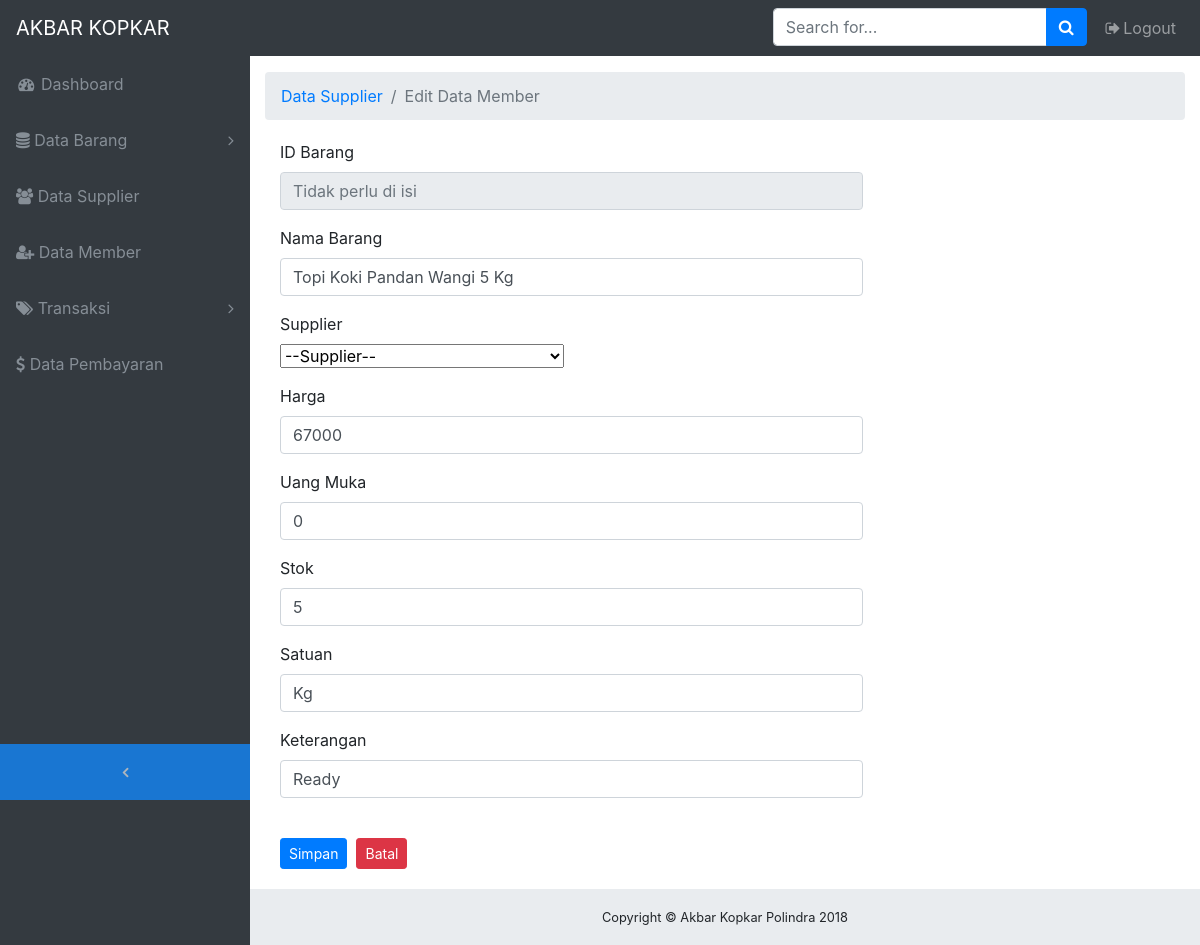
The page /on-admin/edit-barang-sembako.php?hal=edit&kd=2 (signed in) on the database its author committed.
### tables this page shows
CREATE TABLE `barang_sembako` (
  `id_barang` int(11) NOT NULL,
  `nama_barang` varchar(50) NOT NULL,
  `supplier` varchar(50) NOT NULL,
  `harga` int(15) NOT NULL,
  `uang_muka` int(15) NOT NULL,
  `stok` int(5) NOT NULL,
  `satuan` varchar(15) NOT NULL,
  `keterangan` varchar(15) NOT NULL,
  `tgl_masuk` date NOT NULL
);

### on-admin/edit-barang-sembako.php (the view, shortened to what this page needs)
<!DOCTYPE html>
<html lang="en">
<head>
  <link href="vendor/bootstrap/css/bootstrap.min.css" rel="stylesheet">
  <link href="vendor/font-awesome/css/font-awesome.min.css" rel="stylesheet" type="text/css">
  <link href="vendor/datatables/dataTables.bootstrap4.css" rel="stylesheet">
  <link href="css/sb-admin.css" rel="stylesheet">
</head>
<body class="fixed-nav sticky-footer bg-dark" id="page-top">
  <nav class="navbar navbar-expand-lg navbar-dark bg-dark fixed-top" id="mainNav">
    <a class="navbar-brand" href="index.php">AKBAR KOPKAR</a>
    <div class="collapse navbar-collapse" id="navbarResponsive">
      <ul class="navbar-nav navbar-sidenav" id="exampleAccordion">
        <li class="nav-item" data-toggle="tooltip" data-placement="right" title="Dashboard">
          <a class="nav-link" href="index.php">
            <i class="fa fa-fw fa-dashboard"></i>
            <span class="nav-link-text">Dashboard</span>
          </a>
        </li>
        <li class="nav-item" data-toggle="tooltip" data-placement="right" title="Components">
          <a class="nav-link nav-link-collapse collapsed" data-toggle="collapse" href="#collapseComponents" data-parent="#exampleAccordion">
            <i class="fa fa-database"></i>
            <span class="nav-link-text">Data Barang</span>
          </a>
        </li>
        <li class="nav-item" data-toggle="tooltip" data-placement="right" title="Tables">
          <a class="nav-link" href="supplier.php">
            <i class="fa fa-users"></i>
            <span class="nav-link-text">Data Supplier</span>
          </a>
        </li>
        <li class="nav-item" data-toggle="tooltip" data-placement="right" title="Tables">
          <a class="nav-link" href="member.php">
            <i class="fa fa-user-plus"></i>
            <span class="nav-link-text">Data Member</span>
          </a>
        </li>
        <li class="nav-item" data-toggle="tooltip" data-placement="right" title="Example Pages">
          <a class="nav-link nav-link-collapse collapsed" data-toggle="collapse" href="#collapseExamplePages" data-parent="#exampleAccordion">
            <i class="fa fa-tags"></i>
            <span class="nav-link-text">Transaksi</span>
          </a>
        </li>
        <li class="nav-item" data-toggle="tooltip" data-placement="right" title="Tables">
          <a class="nav-link" href="pembayaran.php">
            <i class="fa fa-dollar"></i>
            <span class="nav-link-text">Data Pembayaran</span>
          </a>
        </li>
      </ul>
      <ul class="navbar-nav sidenav-toggler">
        <li class="nav-item">
          <a class="nav-link text-center" id="sidenavToggler">
            <i class="fa fa-fw fa-angle-left"></i>
          </a>
        </li>
      </ul>
      <ul class="navbar-nav ml-auto">
        <li class="nav-item">
          <form class="form-inline my-2 my-lg-0 mr-lg-2">
            <div class="input-group">
              <input class="form-control" type="text" placeholder="Search for...">
              <span class="input-group-append">
                <button class="btn btn-primary" type="button">
                  <i class="fa fa-search"></i>
                </button>
              </span>
            </div>
          </form>
        </li>
        <li class="nav-item">
          <a class="nav-link" data-toggle="modal" data-target="#exampleModal">
            <i class="fa fa-fw fa-sign-out"></i>Logout</a>
        </li>
      </ul>
    </div>
  </nav>
  <div class="content-wrapper">
    <div class="container-fluid">
      <ol class="breadcrumb">
        <li class="breadcrumb-item">
          <a href="#">Data Supplier</a>
        </li>
        <li class="breadcrumb-item active">Edit Data Member</li>
      </ol>
    <section class="content">
                    <div class="panel">
                    <?php
                    $query = mysqli_query($con,"SELECT * FROM barang_sembako WHERE id_barang='$_GET[kd]'");
                    $data  = mysqli_fetch_array($query);
                    ?>
                      <div class="panel-body">
                      <form class="form-horizontal style-form" style="margin-top: 20px;" action="update-barang-sembako.php" method="post" enctype="multipart/form-data" name="form1" id="form1">
                          <div class="form-group">
                              <label class="col-sm-2 col-sm-2 control-label">ID Barang</label>
                              <div class="col-sm-8">
                                  <input name="id_barang" type="text" id="id_barang" class="form-control" placeholder="Tidak perlu di isi" autofocus="on" readonly="readonly" />
                              </div>
                          </div>
                          <div class="form-group">
                              <label class="col-sm-2 col-sm-2 control-label">Nama Barang</label>
                              <div class="col-sm-8">
                                  <input name="nama_barang" type="text" id="nama_barang" class="form-control" placeholder="Nama Barang" value="<?php echo $data['nama_barang']; ?>" required />
                              </div>
                          </div>
                          <div class="form-group">
                              <label class="col-sm-2 col-sm-2 control-label">Supplier</label>
                              <div class="col-md-8">
                              <?php
                                  echo '<select name="supplier" id="supplier">';
                                  echo '<option>--Supplier--</option>';
                                  echo '</select>';
                              ?>
                              </div>
                              </div>
                          <div class="form-group">
                              <label class="col-sm-2 col-sm-2 control-label">Harga</label>
                              <div class="col-sm-8">
                                  <input name="harga" class="form-control" id="harga" type="text" placeholder="Harga" value="<?php echo $data['harga']; ?>" required />
                              </div>
                          </div>
                          <div class="form-group">
                              <label class="col-sm-2 col-sm-2 control-label">Uang Muka</label>
                              <div class="col-sm-8">
                                  <input name="uang_muka" class="form-control" id="uang_muka" type="text" placeholder="Uang Muka" value="<?php echo $data['uang_muka']; ?>" required />
                              </div>
                          </div>
                          <div class="form-group">
                              <label class="col-sm-2 col-sm-2 control-label">Stok</label>
                              <div class="col-sm-8">
                                  <input name="stok" class="form-control" id="stok" type="text" placeholder="Stok" value="<?php echo $data['stok']; ?>" required />
                              </div>
                          </div>
                          <div class="form-group">
                              <label class="col-sm-2 col-sm-2 control-label">Satuan</label>
                              <div class="col-sm-8">
                                  <input name="satuan" class="form-control" id="satuan" type="text" placeholder="Satuan" value="<?php echo $data['satuan']; ?>" required />
                              </div>
                          </div>
                          <div class="form-group">
                              <label class="col-sm-2 col-sm-2 control-label">Keterangan</label>
                              <div class="col-sm-8">
                                  <input name="keterangan" class="form-control" id="keterangan" type="text" placeholder="Satuan" value="<?php echo $data['keterangan']; ?>" required />
                              </div>
                          </div>
                          <div class="form-group" style="margin-bottom: 20px;">
                              <label class="col-sm-2 col-sm-2 control-label"></label>
                              <div class="col-sm-8">
                                  <input type="submit" value="Simpan" class="btn btn-sm btn-primary" />&nbsp;
	                              <a href="barang-masuk-sembako.php" class="btn btn-sm btn-danger">Batal </a>
                              </div>
                          </div>
                      </form>
                                </div>
                            </div>
                </section>
    <footer class="sticky-footer">
      <div class="container">
        <div class="text-center">
          <small>Copyright © Akbar Kopkar Polindra 2018</small>
        </div>
      </div>
    </footer>
  </div>
</body>
</html>

### on-admin/css/sb-admin.css (style rules this page uses)
html { position: relative; min-height: 100%; }
body { overflow-x: hidden; }
body.sticky-footer { margin-bottom: 56px; }
body.sticky-footer .content-wrapper { min-height: calc(100vh - 56px - 56px); }
body.fixed-nav { padding-top: 56px; }
.content-wrapper { min-height: calc(100vh - 56px); padding-top: 1rem; }
#mainNav .navbar-collapse { overflow: auto; max-height: 75vh; }
#mainNav .navbar-collapse .navbar-nav .nav-item .nav-link { cursor: pointer; }
#mainNav .navbar-collapse .navbar-sidenav .nav-link-collapse:after { float: right; content: '\f107'; font-family: 'FontAwesome'; }
#mainNav .navbar-collapse .navbar-sidenav .nav-link-collapse.collapsed:after { content: '\f105'; }
#mainNav .navbar-collapse .sidenav-toggler { display: none; }
@media (min-width: 992px) { #mainNav .navbar-brand { width: 250px; } }
@media (min-width: 992px) { #mainNav .navbar-collapse { overflow: visible; max-height: none; } }
@media (min-width: 992px) { #mainNav .navbar-collapse .navbar-sidenav { position: absolute; top: 0; left: 0; -webkit-flex-direction: column; -ms-flex-direction: column; flex-direction: column; margin-top: 56px; } }
@media (min-width: 992px) { #mainNav .navbar-collapse .navbar-sidenav > .nav-item { width: 250px; padding: 0; } }
@media (min-width: 992px) { #mainNav .navbar-collapse .navbar-sidenav > .nav-item > .nav-link { padding: 1em; } }
#mainNav.fixed-top .sidenav-toggler { display: none; }
@media (min-width: 992px) { #mainNav.fixed-top .navbar-sidenav { height: calc(100vh - 112px); } }
@media (min-width: 992px) { #mainNav.fixed-top .sidenav-toggler { position: absolute; top: 0; left: 0; display: flex; -webkit-flex-direction: column; -ms-flex-direction: column; flex-direction: column; margin-top: calc(100vh - 56px); } }
@media (min-width: 992px) { #mainNav.fixed-top .sidenav-toggler > .nav-item { width: 250px; padding: 0; } }
@media (min-width: 992px) { #mainNav.fixed-top .sidenav-toggler > .nav-item > .nav-link { padding: 1em; } }
#mainNav.fixed-top.navbar-dark .sidenav-toggler { background-color: #1976d2; }
#mainNav.fixed-top.navbar-dark .sidenav-toggler a i { color: #adb5bd; }
.content-wrapper { overflow-x: hidden; background: white; }
@media (min-width: 992px) { .content-wrapper { margin-left: 250px; } }
#sidenavToggler i { font-weight: 800; }
#mainNav.navbar-dark .navbar-collapse .navbar-sidenav .nav-link-collapse:after { color: #868e96; }
#mainNav.navbar-dark .navbar-collapse .navbar-sidenav > .nav-item > .nav-link { color: #868e96; }
@media (min-width: 992px) { #mainNav.navbar-dark .navbar-collapse .navbar-sidenav { background: #343a40; } }
footer.sticky-footer { position: absolute; right: 0; bottom: 0; width: 100%; height: 56px; background-color: #e9ecef; line-height: 55px; }
@media (min-width: 992px) { footer.sticky-footer { width: calc(100% - 250px); } }

### rows shown on the page
barang_sembako: nama_barang "Topi Koki Pandan Wangi 5 Kg", harga "67000", uang_muka "0", stok "5", satuan "Kg", keterangan "Ready"
